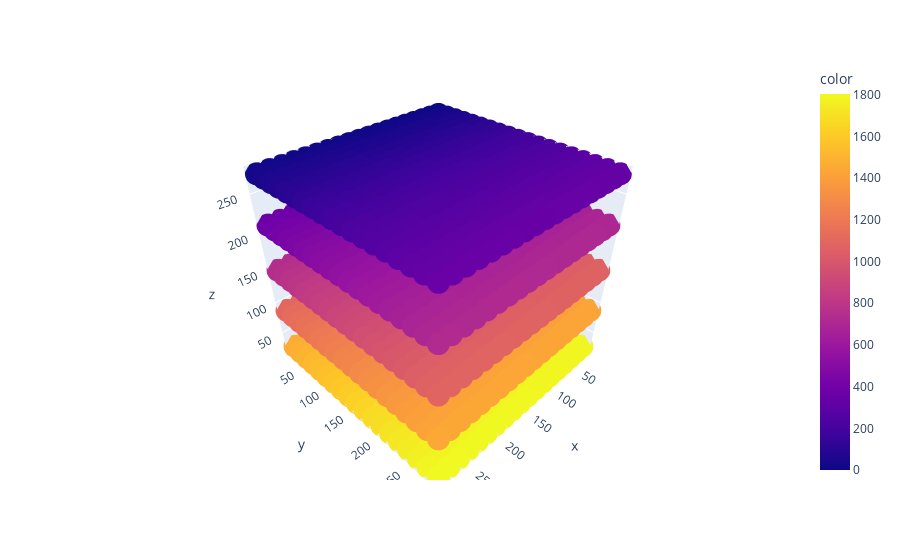

The code cell stored with this chart in its notebook:
### Code cell
xyz = pd.DataFrame(XYZ, columns=['x','y','z'])
xyz['id'] = ID
# px.scatter_3d(x=xyz['x'], y=xyz['y'], z=xyz['z'], color=xyz['id']).show()

### Figure 1 — Plotly figure (JSON) as saved in the notebook; plotly's stock layout.template omitted (floating-point values rounded to 4 significant figures; data arrays with more than 128 entries replaced by an {"elided": "..."} marker saying what was removed)
{"data": [{"hovertemplate": "x=%{x}<br>y=%{y}<br>z=%{z}<br>color=%{marker.color}<extra></extra>", "legendgroup": "", "marker": {"color": {"elided": "1805 int values"}, "coloraxis": "coloraxis", "symbol": "circle"}, "mode": "markers", "name": "", "scene": "scene", "showlegend": false, "type": "scatter3d", "x": {"elided": "1805 int values"}, "y": {"elided": "1805 int values"}, "z": {"elided": "1805 int values"}}], "layout": {"coloraxis": {"colorbar": {"title": {"text": "color"}}, "colorscale": [[0, "#0d0887"], [0.1111, "#46039f"], [0.2222, "#7201a8"], [0.3333, "#9c179e"], [0.4444, "#bd3786"], [0.5556, "#d8576b"], [0.6667, "#ed7953"], [0.7778, "#fb9f3a"], [0.8889, "#fdca26"], [1, "#f0f921"]]}, "legend": {"tracegroupgap": 0}, "margin": {"t": 60}, "scene": {"domain": {"x": [0, 1], "y": [0, 1]}, "xaxis": {"title": {"text": "x"}}, "yaxis": {"title": {"text": "y"}}, "zaxis": {"title": {"text": "z"}}}}}
